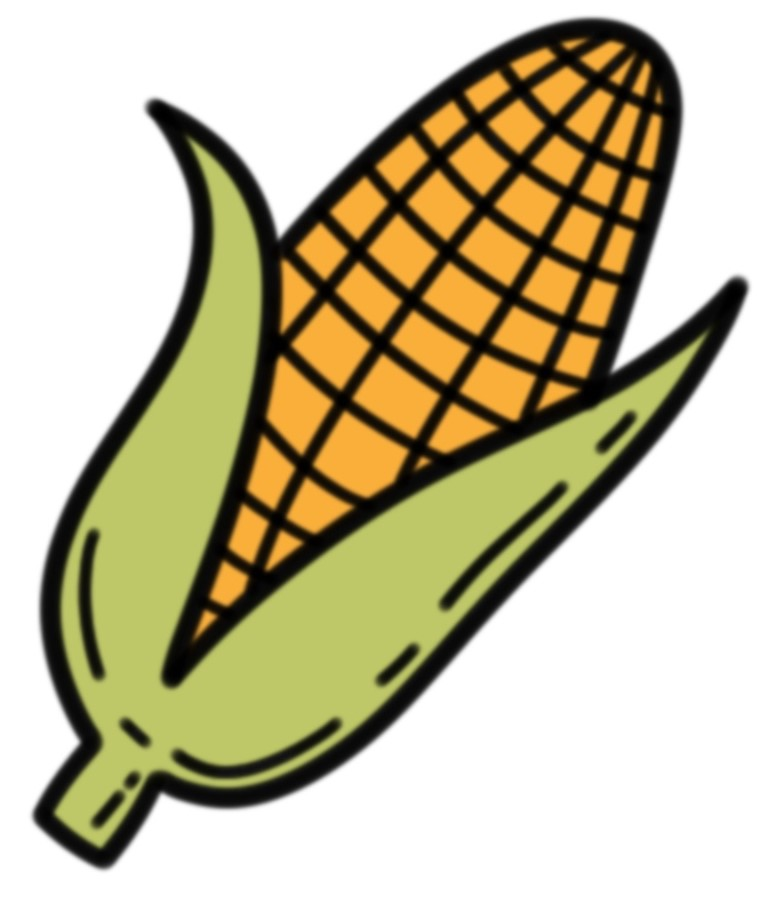
#> input picture aliments/aliments_3.jpg, 772 x 915 px; its folder holds 4 pictures in this run
$ python joc_cartes_dificil.py
#> lines starting #> are read from the running program, lines starting #| are printed output that depends on the picture
import numpy as np
from PIL import Image
import os, random, base64, json, io

import numpy as np
def generate_bibd_56_11_2():
    a = { 1:2, 2:3, 3:4, 4:5, 5:6, 6:7, 7:1, 8:9, 9:10, 10:11, 11:12, 12:13, 13:14, 14:8,
        15:16, 16:17, 17:18, 18:19, 19:20, 20:21, 21:15, 22:23, 23:24, 24:25, 25:26, 26:27, 27:28, 28:22,
        29:30, 30:31, 31:32, 32:33, 33:34, 34:35, 35:29, 36:37, 37:38, 38:39, 39:40, 40:41, 41:42, 42:36,
        43:44, 44:45, 45:46, 46:47, 47:48, 48:49, 49:43, 50:51, 51:52, 52:53, 53:54, 54:55, 55:56, 56:50}

    b = {1:1, 45:45, 2:3, 3:7, 7:2, 4:5, 5:6, 6:4, 8:27, 27:42, 42:8, 9:10, 10:26, 26:9,
        11:38, 38:25, 25:11, 12:19, 19:37, 37:12, 13:21, 21:18, 18:13, 14:36, 36:20, 20:14,
        15:34, 34:17, 17:15, 16:35, 35:33, 33:16, 22:31, 31:53, 53:22, 23:51, 51:30, 30:23,
        24:39, 39:50, 50:24, 28:54, 54:41, 41:28, 29:52, 52:32, 32:29, 40:55, 55:56, 56:40,
        43:44, 44:46, 46:43, 47:48, 48:49, 49:47}
    c = {1:1, 45:45, 2:8, 8:41, 41:2, 3:27, 27:28, 28:3, 4:36, 36:31, 31:4, 5:20, 20:53, 53:5,
        6:14, 14:22, 22:6, 7:42, 42:54, 54:7, 9:29, 29:34, 34:9, 10:52, 52:17, 17:10,
        11:24, 24:46, 46:11, 12:30, 30:48, 48:12, 13:55, 55:33, 33:13, 15:26, 26:32, 32:15,
        16:21, 21:56, 56:16, 18:40, 40:35, 35:18, 19:23, 23:49, 49:19, 25:50, 50:44, 44:25,
        37:51, 51:47, 47:37, 38:39, 39:43, 43:38}

    d = {1:1, 8:8, 11:11, 14:14, 23:23, 25:25, 38:38, 48:48, 2:34, 34:2, 3:54, 54:3, 4:39, 39:4,
        5:13, 13:5, 6:29, 29:6, 7:56, 56:7, 9:44, 44:9, 10:16, 16:10, 12:19, 19:12, 15:41, 41:15, 17:55, 55:17, 18:52, 52:18,
        20:42, 42:20, 21:24, 24:21, 22:26, 26:22, 27:36, 36:27, 28:40, 40:28, 30:47, 47:30,
        31:33, 33:31, 32:50, 50:32, 35:43, 43:35, 37:45, 45:37, 46:53, 53:46, 49:51, 51:49}

    base_block = frozenset([1, 12, 19, 23, 30, 37, 45, 47, 48, 49, 51])

    all_blocks = [base_block]
    for block in all_blocks:
        for perm in [a, b, c, d]:
            new_block = frozenset(perm[point] for point in block)
            if new_block not in all_blocks:
                all_blocks.append(new_block)
                if len(all_blocks) == 56:
                    break
        if len(all_blocks) == 56:
            break

    matrix = np.zeros((56, 56), dtype=int)
    for row_idx, block in enumerate(all_blocks):
        for point in block:
            matrix[row_idx][point - 1] = 1

    return matrix

matrix = generate_bibd_56_11_2()
directori_script = os.path.dirname(os.path.abspath(__file__))

# Pugem un nivell per sortir de la carpeta 'web' i anar a la carpeta arrel del TFG
directori_arrel = os.path.dirname(directori_script) # Això ens porta a "fotos tfg"

noms_fitxers = []

# 1. Carregar fotos de les carpetes temàtiques (excloent la genèrica de moment)
carpetes_tematiques = ["animals", "aliments", "fenomens atmosferics"]
for carpeta in carpetes_tematiques:
    ruta = os.path.join(directori_arrel, carpeta)
    if os.path.exists(ruta):
        arxius = sorted([f for f in os.listdir(ruta) if f.endswith(".jpg")])
        seleccio = random.sample(arxius, len(arxius))
        noms_fitxers += [os.path.join(ruta, f) for f in seleccio]
    else:
        print(f"Alerta: No s'ha trobat la carpeta temàtica: {ruta}")

# 2. Carregar la resta d'imatges des de la carpeta 'fotos_generiques'
ruta_generiques = os.path.join(directori_arrel, "fotos_generiques")

if os.path.exists(ruta_generiques):
    arxius_generics = sorted([f for f in os.listdir(ruta_generiques) if f.endswith(".jpg")])
    quants_falten = 56 - len(noms_fitxers)

    if len(arxius_generics) >= quants_falten:
        seleccio_generica = random.sample(arxius_generics, quants_falten)
    else:
        seleccio_generica = arxius_generics

    noms_fitxers += [os.path.join(ruta_generiques, f) for f in seleccio_generica]
else:
    print(f"Error: No s'ha trobat la carpeta 'fotos_generiques' a: {ruta_generiques}")

def foto_a_base64(path, mida=(300, 300)):
#> called with path = 'aliments/aliments_3.jpg', mida = (300, 300)
    img = Image.open(path).convert("RGB").resize(mida, Image.LANCZOS)
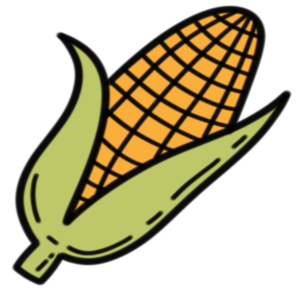
#> img: PIL image 300x300 RGB; mean R, G, B 197.2, 190.1, 160.3
#> (the rest of the program and of its run is left out)
